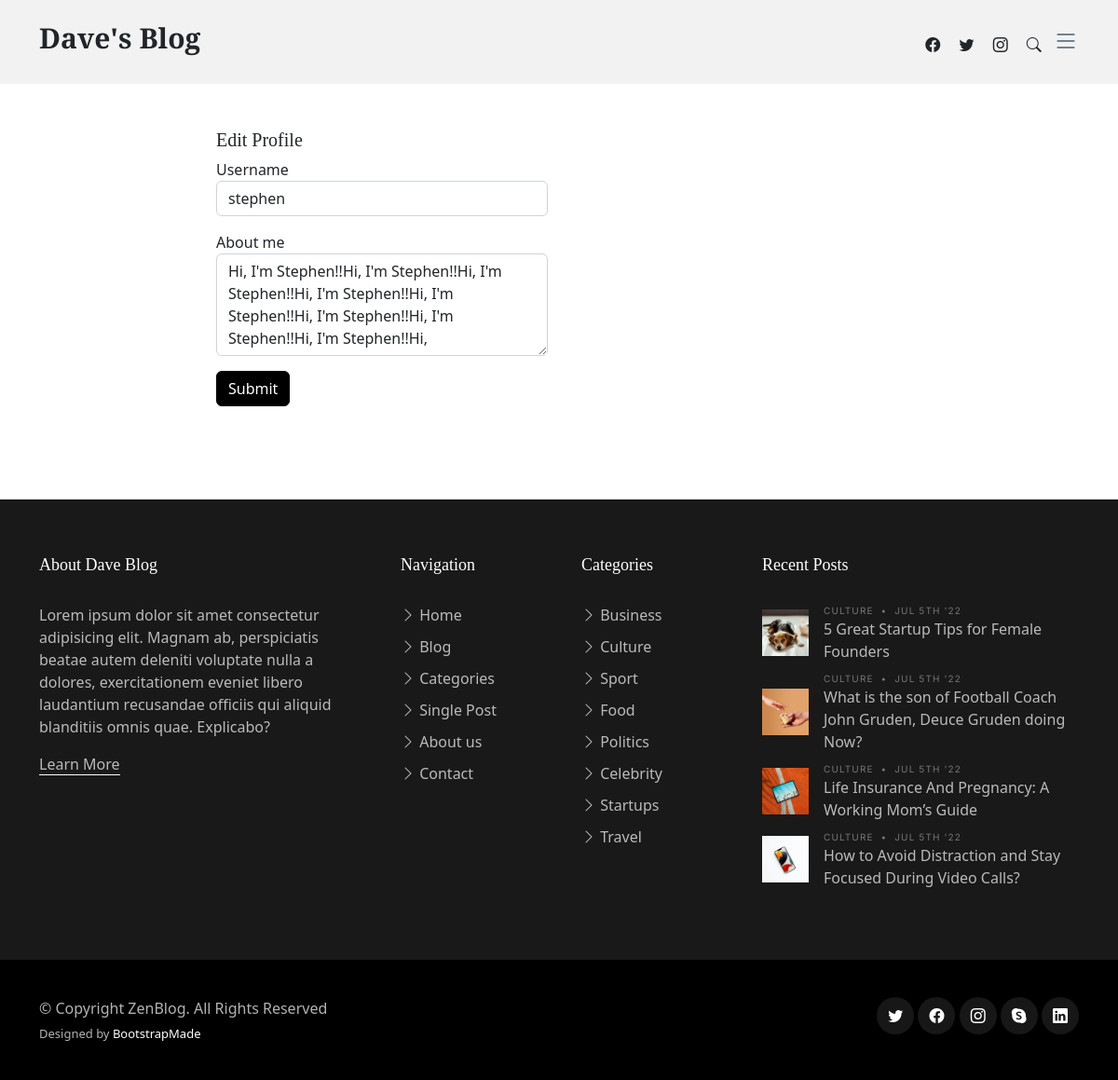
The page /edit_profile (signed in) on the database its author committed.
### app/models.py (models this page shows, shortened)
class User(db.Model, UserMixin):
    __tablename__ = "user"
    id = db.Column(db.Integer, primary_key=True)
    username = db.Column(db.String(64), index=True, unique=True, nullable=False)
    email = db.Column(db.String(120), index=True, unique=True, nullable=False)
    password_hash = db.Column(db.String(128), nullable=False)
    posts = db.relationship("Post", backref="author", lazy="dynamic")
    about_me = db.Column(db.String(140))
    last_seen = db.Column(db.DateTime, default=datetime.utcnow)

### app/routes.py (the view)
@app.route("/edit_profile", methods=["GET", "POST"])
@login_required
def edit_profile():
    form = EditProfileForm(current_user.username)
    if form.validate_on_submit():
        current_user.username = form.username.data.lower()
        current_user.about_me = form.about_me.data
        db.session.commit()
        flash("Your changes have been saved.")
        return redirect(url_for("edit_profile"))
    elif request.method == "GET":
        form.username.data = current_user.username
        form.about_me.data = current_user.about_me
    return render_template("edit_profile.html", title="Edit Profile", form=form)

### app/forms.py (shortened to what this page needs)
class EditProfileForm(FlaskForm):
    username = StringField("Username", validators=[DataRequired()])
    about_me = TextAreaField("About me", validators=[Length(min=0, max=140)])
    submit = SubmitField("Submit")
    def __init__(self, original_username, *args, **kwargs):
        super().__init__(*args, **kwargs)
        self.original_username = original_username

### app/models.py (called while the page is built)
@login_manager.user_loader
def load_user(id):
    return User.query.get(int(id))

### app/routes.py (called while the page is built)
@app.before_request
def before_request():
    if current_user.is_authenticated:
        time_difference = (datetime.utcnow() - current_user.last_seen).total_seconds()
        print("time_difference:", time_difference)
        if time_difference > 10:
            print("Time adjusted!")
            current_user.last_seen = datetime.utcnow()
            db.session.commit()

### app/templates/edit_profile.html (shortened to what this page needs)
{% extends "base.html" %}
{% block content %}
  <div class="single-post" data-aos="fade-up">
    <div class="container">
      <div class="row">
        <div class="col-lg-8 col-md-10 mx-auto content">
          <form action="" method="post" novalidate>
            <div class="row justify-content-center mt-5">
              <div class="col-lg-12">
                <h5 class="comment-title">Edit Profile</h5>
                <div class="row">
                  <div class="col-lg-6 mb-3">
                    {{ form.username.label }}
                    {{ form.username(class_="form-control") }}
                  </div>
                </div>
                <div class="row">
                  <div class="col-lg-6 mb-3">
                    {{ form.about_me.label }}
                    {{ form.about_me(class_="form-control",rows=4) }}
                  </div>
                </div>
                <div class="row">
                  <div class="col-lg-6 mb-3">
                    {{ form.submit(class_="btn btn-primary") }}
                  </div>
                </div>
              </div>
            </div>
          </form>
        </div>
      </div>
    </div>
  </div>
{% endblock %}

### app/static/css/main.css (style rules this page uses)
:root { scroll-behavior: smooth; }
body { color: rgba(var(--color-primary-rgb), 1); }
h1, h2, h3, h4, h5, h6 { font-family: var(--font-primary); }
.btn.btn-primary { background-color: var(--color-black); color: var(--color-white); border-color: var(--color-black); }
.single-post { align-items: center; padding-bottom: 7%; }

### app/static/css/variables.css (style rules this page uses)
:root { --font-default: 'EB Garamond', system-ui, -apple-system, "Segoe UI", Roboto, "Helvetica Neue", Arial, "Noto Sans", "Liberation Sans", sans-serif, "Apple Color Emoji", "Segoe UI Emoji", "Segoe UI Symbol", "Noto Color Emoji"; --font-primary: 'EB Garamond', serif; --font-secondary: 'Inter', sans-serif; --color-default: #212529; --color-default-rgb: 33, 37, 41; --color-links: #212529; --color-links-hover: #15171a; --color-primary: #212529; --color-primary-light: #26282c; --color-primary-dark: #0b0c0e; --color-primary-rgb: 33, 37, 41; --color-primary-light-rgb: 38, 40, 44; --color-primary-dark-rgb: 11, 12, 14; --color-secondary: #596d80; --color-secondary-light: #8498aa; --color-secondary-dark: #404f5c; --color-secondary-rgb: 89, 109, 128; --color-secondary-light-rgb: 132, 152, 170; --color-secondary-dark-rgb: 64, 79, 92; --color-blue: #0d6efd; --color-blue-rgb: 13, 110, 253; --color-indigo: #6610f2; --color-indigo-rgb: 102, 16, 242; --color-purple: #6f42c1; --color-purple-rgb: 111, 66, 193; --color-pink: #f3268c; --color-pink-rgb: 243, 38, 140; --color-red: #df1529; --color-red-rgb: 223, 21, 4; --color-orange: #fd7e14; --color-orange-rgb: 253, 126, 20; --color-yellow: #ffc107; --color-yellow-rgb: 255, 193, 7; --color-green: #059652; --color-green-rgb: 5, 150, 82; --color-teal: #20c997; --color-teal-rgb: 32, 201, 151; --color-cyan: #0dcaf0; --color-cyan-rgb: 13, 202, 240; --color-white: #ffffff; --color-white-rgb: 255, 255, 255; --color-gray: #6c757d; --color-gray-rgb: 108, 117, 125; --color-black: #000000; --color-black-rgb: 0, 0, 0; }
:root { --bs-blue: var(--color-blue); --bs-indigo: var(--color-indigo); --bs-purple: var(--color-purple); --bs-pink: var(--color-pink); --bs-red: var(--color-red); --bs-orange: var(--color-orange); --bs-yellow: var(--color-yellow); --bs-green: var(--color-green); --bs-teal: var(--color-teal); --bs-cyan: var(--color-cyan); --bs-white: var(--color-white); --bs-gray: var(--color-gray); --bs-gray-dark: #343a40; --bs-gray-100: #f8f9fa; --bs-gray-200: #e9ecef; --bs-gray-300: #dee2e6; --bs-gray-400: #ced4da; --bs-gray-500: #adb5bd; --bs-gray-600: #6c757d; --bs-gray-700: #495057; --bs-gray-800: #343a40; --bs-gray-900: #212529; --bs-primary: var(--color-blue); --bs-secondary: var(--color-blue); --bs-success: #198754; --bs-info: #0dcaf0; --bs-warning: #ffc107; --bs-danger: #dc3545; --bs-light: #f8f9fa; --bs-dark: #212529; --bs-primary-rgb: var(--color-primary-rgb); --bs-secondary-rgb: var(--color-secondary-rgb); --bs-success-rgb: 25, 135, 84; --bs-info-rgb: 13, 202, 240; --bs-warning-rgb: 255, 193, 7; --bs-danger-rgb: 220, 53, 69; --bs-light-rgb: 248, 249, 250; --bs-dark-rgb: 33, 37, 41; --bs-white-rgb: var(--color-white-rgb); --bs-black-rgb: var(--color-black-rgb); --bs-body-color-rgb: var(--color-default-rgb); --bs-body-bg-rgb: 255, 255, 255; --bs-font-sans-serif: var(--font-default); --bs-font-monospace: SFMono-Regular, Menlo, Monaco, Consolas, "Liberation Mono", "Courier New", monospace; --bs-gradient: linear-gradient(180deg, rgba(255, 255, 255, 0.15), rgba(255, 255, 255, 0)); --bs-body-font-family: var(--font-default); --bs-body-font-size: 1rem; --bs-body-font-weight: 400; --bs-body-line-height: 1.5; --bs-body-color: var(--color-default); --bs-body-bg: #fff; }

### rows shown on the page
User: username "stephen", about_me "Hi, I'm Stephen!!Hi, I'm Stephen!!Hi, I'm Stephen!!Hi, I'm Stephen!!Hi, I'm Stephen!!Hi, I'm Stephen!!Hi, I'm Stephen!!Hi, I'm Stephen!!Hi,"
